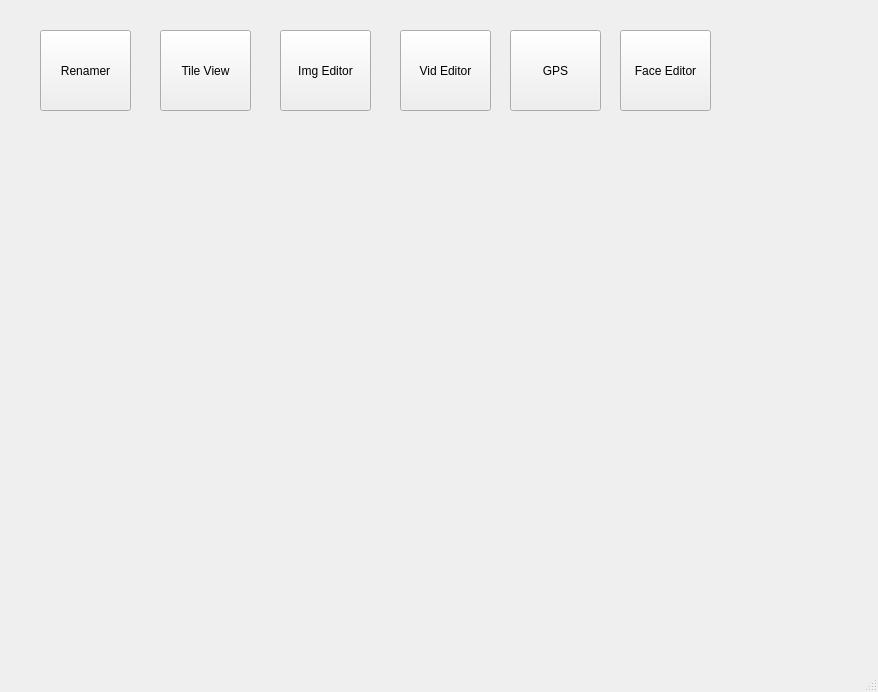
<?xml version="1.0" encoding="UTF-8"?>
<ui version="4.0">
    <class>MainWindow</class>
    <widget class="QMainWindow" name="MainWindow">
        <property name="geometry">
            <rect>
                <x>0</x>
                <y>0</y>
                <width>878</width>
                <height>692</height>
            </rect>
        </property>
        <property name="acceptDrops">
            <bool>true</bool>
        </property>
        <property name="windowTitle">
            <string>Media Management</string>
        </property>
        <widget class="QWidget" name="centralwidget">
            <property name="sizePolicy">
                <sizepolicy hsizetype="Expanding" vsizetype="Expanding">
                    <horstretch>0</horstretch>
                    <verstretch>0</verstretch>
                </sizepolicy>
            </property>
            <widget class="QPushButton" name="pushButton_renamer">
                <property name="geometry">
                    <rect>
                        <x>40</x>
                        <y>30</y>
                        <width>91</width>
                        <height>81</height>
                    </rect>
                </property>
                <property name="text">
                    <string>Renamer</string>
                </property>
            </widget>
            <widget class="QPushButton" name="pushButton_editor_img">
                <property name="geometry">
                    <rect>
                        <x>280</x>
                        <y>30</y>
                        <width>91</width>
                        <height>81</height>
                    </rect>
                </property>
                <property name="text">
                    <string>Img Editor</string>
                </property>
            </widget>
            <widget class="FileExplorerWidget" name="widget" native="true">
                <property name="geometry">
                    <rect>
                        <x>20</x>
                        <y>130</y>
                        <width>831</width>
                        <height>451</height>
                    </rect>
                </property>
                <property name="sizePolicy">
                    <sizepolicy hsizetype="Expanding" vsizetype="Expanding">
                        <horstretch>0</horstretch>
                        <verstretch>0</verstretch>
                    </sizepolicy>
                </property>
            </widget>
            <widget class="QPushButton" name="pushButton_tileview">
                <property name="geometry">
                    <rect>
                        <x>160</x>
                        <y>30</y>
                        <width>91</width>
                        <height>81</height>
                    </rect>
                </property>
                <property name="text">
                    <string>Tile View</string>
                </property>
            </widget>
            <widget class="QPushButton" name="pushButton_gps">
                <property name="geometry">
                    <rect>
                        <x>510</x>
                        <y>30</y>
                        <width>91</width>
                        <height>81</height>
                    </rect>
                </property>
                <property name="text">
                    <string>GPS</string>
                </property>
            </widget>
            <widget class="QPushButton" name="pushButton_editor_vid">
                <property name="geometry">
                    <rect>
                        <x>400</x>
                        <y>30</y>
                        <width>91</width>
                        <height>81</height>
                    </rect>
                </property>
                <property name="text">
                    <string>Vid Editor</string>
                </property>
            </widget>
            <widget class="QPushButton" name="pushButton_editor_face">
                <property name="geometry">
                    <rect>
                        <x>620</x>
                        <y>30</y>
                        <width>91</width>
                        <height>81</height>
                    </rect>
                </property>
                <property name="text">
                    <string>Face Editor</string>
                </property>
            </widget>
        </widget>
        <widget class="QMenuBar" name="menubar">
            <property name="geometry">
                <rect>
                    <x>0</x>
                    <y>0</y>
                    <width>878</width>
                    <height>22</height>
                </rect>
            </property>
        </widget>
        <widget class="QStatusBar" name="statusbar"/>
    </widget>
    <customwidgets>
        <customwidget>
            <class>FileExplorerWidget</class>
            <extends>QWidget</extends>
            <header>management.widgets.h</header>
            <container>1</container>
        </customwidget>
    </customwidgets>
    <resources/>
    <connections/>
</ui>
